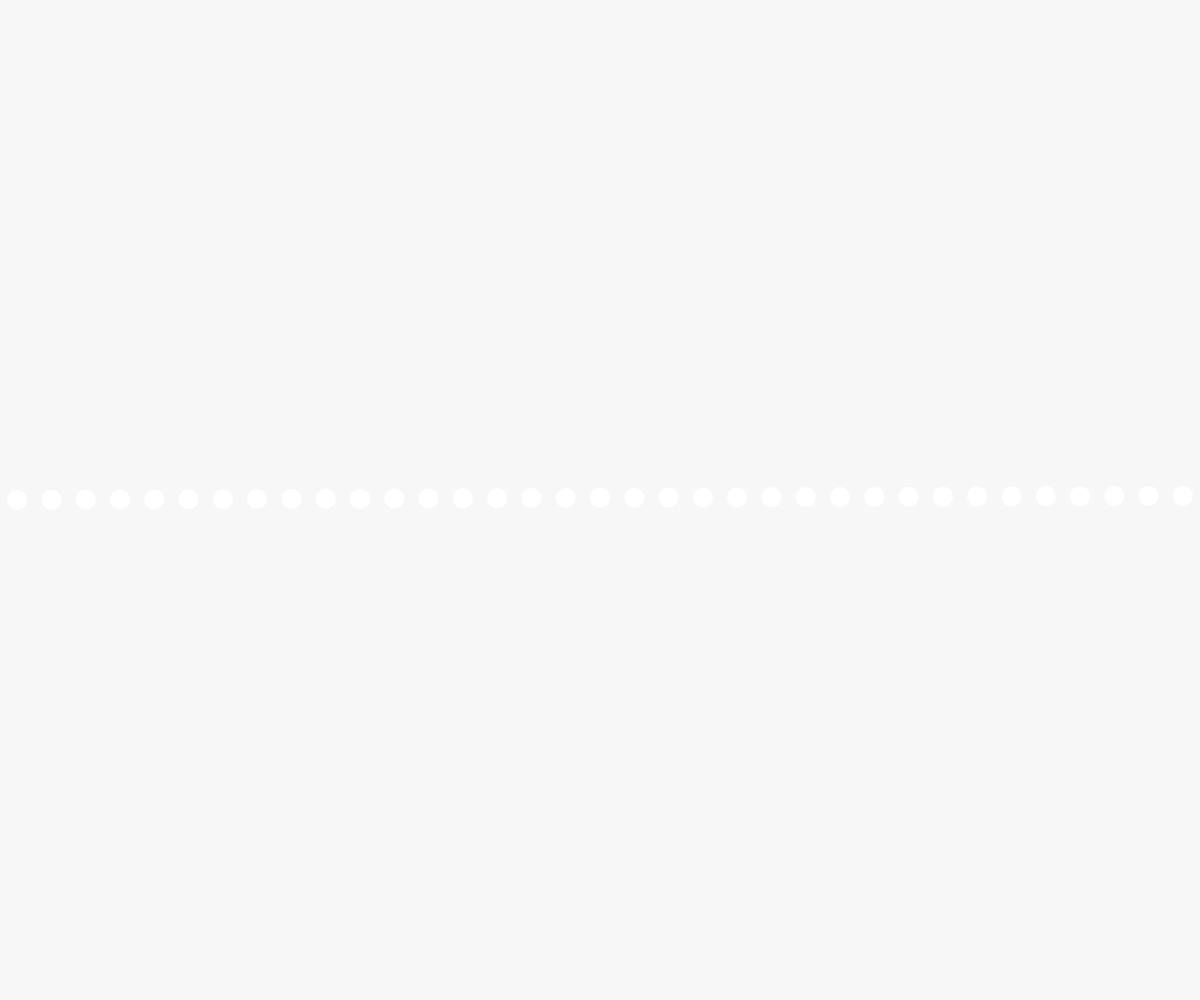
Frame 1 (no input)
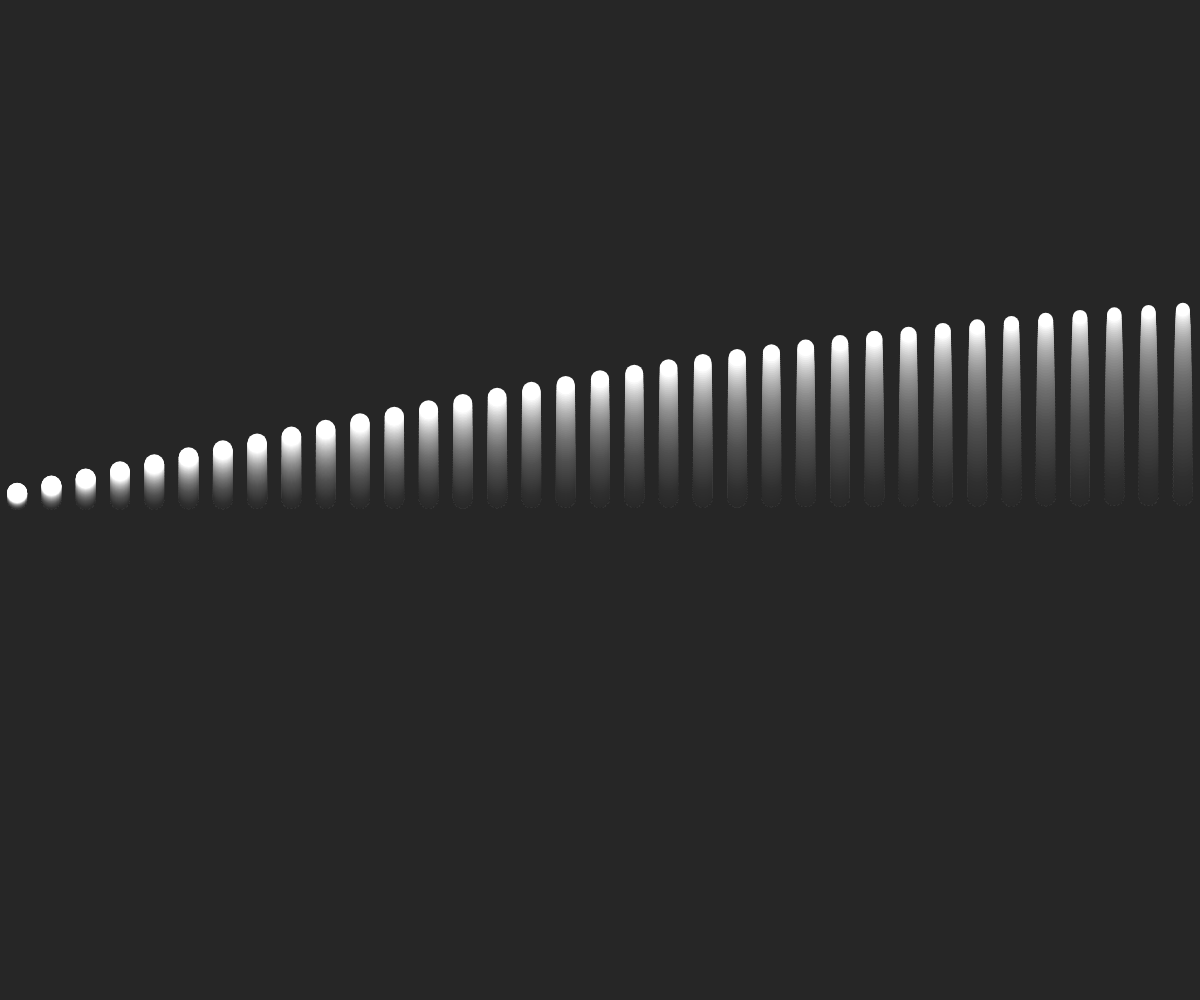
Frame 60 (no input)
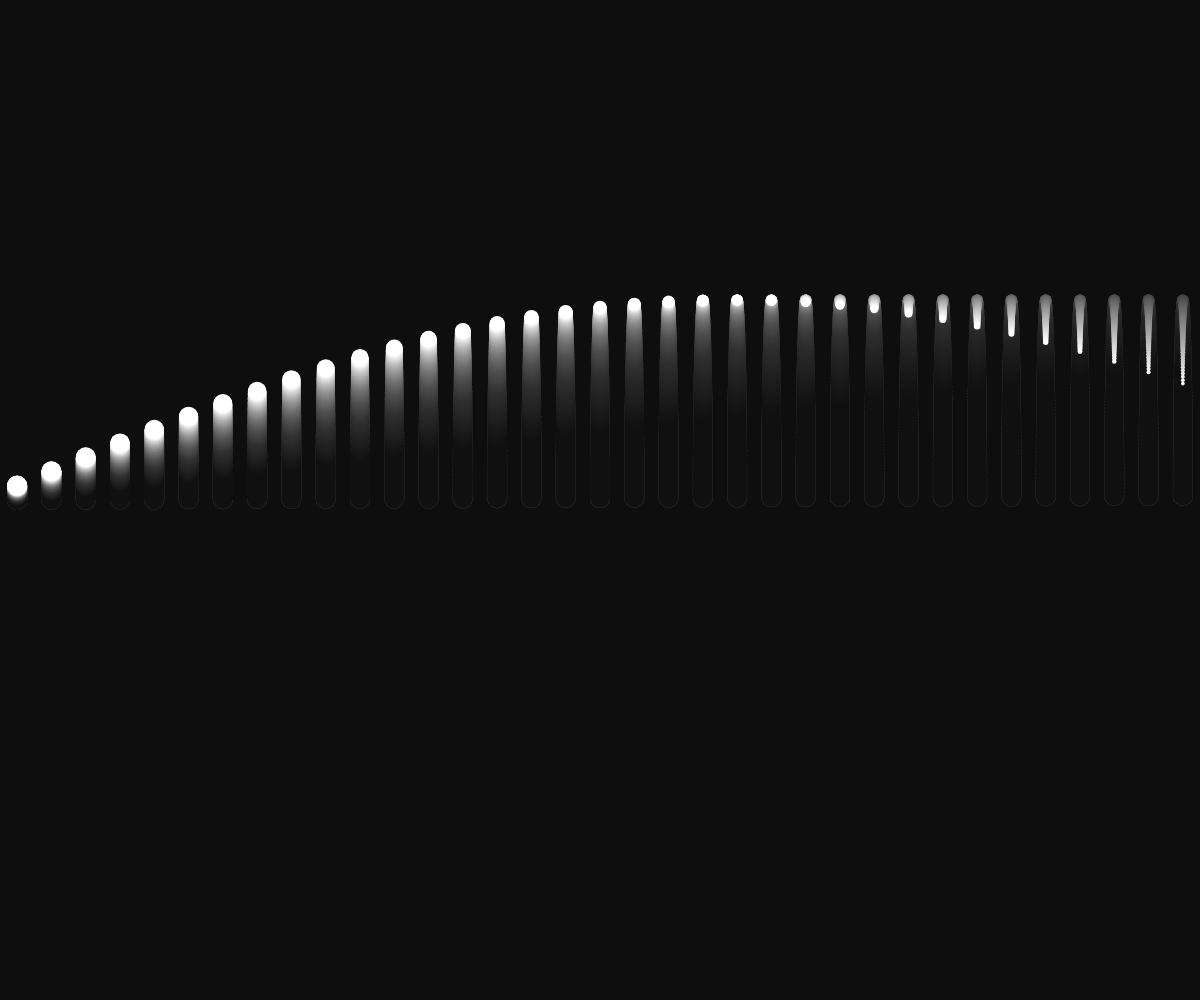
Frame 120 (the mouse pressed at the canvas centre since frame 60)

The p5.js sketch that drew these frames (run headless with seeded random() and noise() and a simulated clock; from frame 60 on, the mouse is pressed at the canvas centre):

// p5.js sketch
// ── sketch.js
gridCount = 35;

cellSize = 0;

dotSize = 0;

yOffset = 0;

// dotIndex = 0.0;
dotIndexSpeed = 0;

function setup() {
  createCanvas(windowWidth, windowHeight);

  ellipseMode(CENTER);
noStroke();

  cellSize = width / gridCount;

}

function draw() {
  background(0,8);

fill(255);

dotIndex = 0;
dotIndexSpeed += 0.0006;

    for (iX = 0; iX < width; iX += cellSize) {
      
    // dotIndex += map(mouseX, 0, width, 0.0001, 0.5);  

dotIndex -= dotIndexSpeed;

      // dotSize = sin((iY + iX) + dotIndex) * (cellSizeX * 0.7);

dotSize = map(cos(dotIndex), -1, 1, 2, 20);

yOffset = (height/2) + (sin(dotIndex) * (height * 0.2));


      // centerOfCellY = iY + (cellSizeY / 2);
      // centerOfCellX = iX + (cellSizeX / 2);
      // ellipse(centerOfCellX, centerOfCellX, ellipseSize)

      ellipse(iX + cellSize / 2, yOffset, dotSize);

      
    }
  
}
